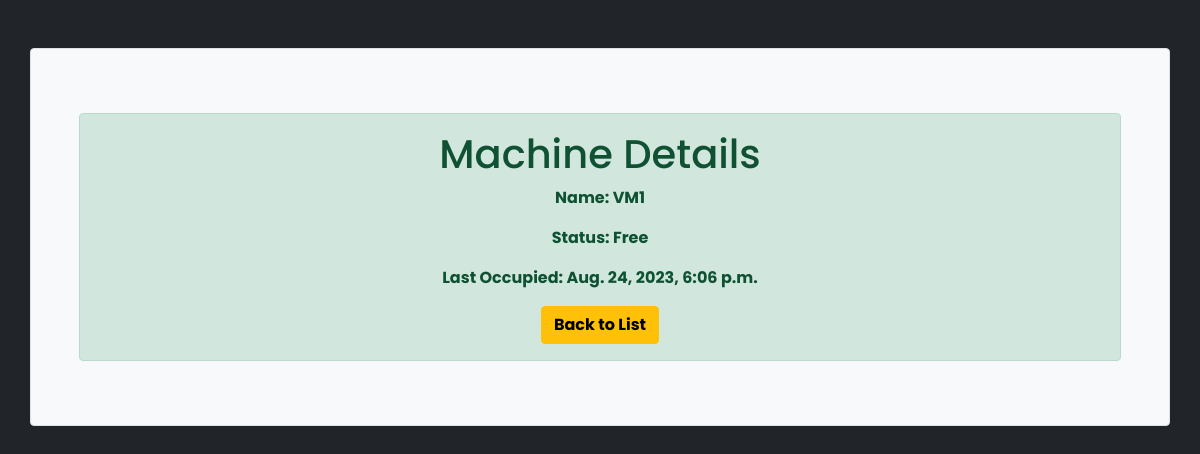
/1/ (signed in), run on an earlier commit of the app's database.
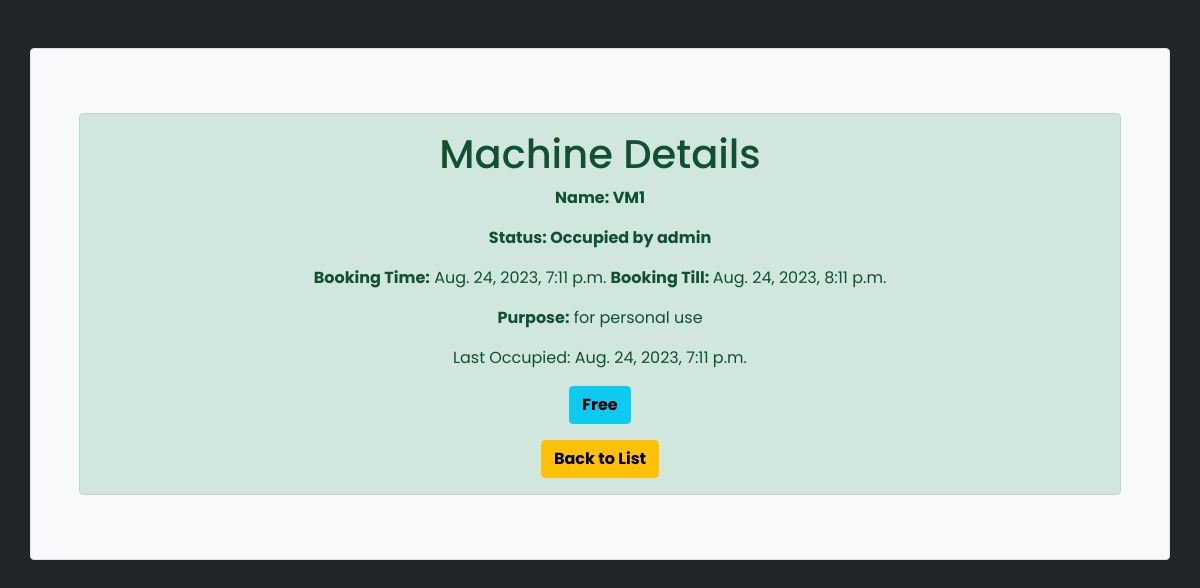
And on a later commit of the database.
### machines/models.py (models this page shows, shortened)
class Machine(models.Model):
    name = models.CharField(max_length=100)
    discription = models.TextField(null=True, max_length=500)
    user = models.ForeignKey(User, on_delete=models.SET_NULL, null=True, blank=True)
    start_time = models.DateTimeField(null=True, blank=True)
    end_time = models.DateTimeField(null=True, blank=True)
    timestamp = models.DateTimeField(auto_now=True)
    status = models.BooleanField(default=True)  # True for free, False for occupied
    purpose = models.TextField(blank=True)

### machines/views.py (the view)
# urls.py: path('<int:machine_id>/', views.machine_detail, name='machine_detail'),
@login_required
def machine_detail(request, machine_id):
    machine = get_object_or_404(Machine, pk=machine_id)
    user_can_free = request.user.is_authenticated
    user_active_booking = None
    if user_can_free:
        user_active_booking = Booking.objects.filter(machine=machine, user=request.user, end_time__gte=timezone.now()).first()
    context = {
        'machine': machine,
        'user_can_free': user_can_free,
        'user_has_active_booking': user_active_booking is not None,
        'user_active_booking': user_active_booking,
    }
    return render(request, 'machines/machine_detail.html', context)

### machines/templates/machines/machine_detail.html (shortened to what this page needs)
<html>
<head>
     <link href="https://cdn.jsdelivr.net/npm/bootstrap@5.0.2/dist/css/bootstrap.min.css" rel="stylesheet"
>
    <link rel="stylesheet" href="https://cdnjs.cloudflare.com/ajax/libs/font-awesome/6.4.2/css/all.min.css" />
</head>
<body class="bg-dark">
<div class="container mt-5 p-5 border rounded bg-light">
     <div class="mb-3 mt-3">
          <div class="alert alert-success text-center mb-3 ">
              {% block content %}
<h1>Machine Details</h1>
<p><b>Name: {{ machine.name }}</b></p>
<p><b>Status: {% if machine.status %} Free {% else %} </b><b>Occupied by </b> <b>{{ machine.user }}</b> {% endif %}</p>
{% if machine.status == False %}
    <p><b>Booking Time:</b> {{ machine.start_time }} <b>Booking Till: </b> {{ machine.end_time}} </p>
    <p><b>Purpose:</b> {{machine.purpose}}</p>
{% endif %}
<p>Last Occupied: {{ machine.timestamp }}</p>
{% if machine.status == False %}
    {% if user_can_free %}
        <p><a href="{% url 'unbook_machine' machine.id %}" class="btn btn-info"><b>Free</b></a></p>
    {% endif %}
{% endif %}
<a href="{% url 'machine_list' %}" class="btn btn-warning"><b>Back to List<b></b></a>
{% endblock %}
     </div>
     </div>
</div>
</body>
</html>

### machines/templates/machines/machine_detail.html (style rules this page uses)
* { font-family: 'Poppins', sans-serif; }

What changed in the data, as far as the page shows it:
changed Machine "VM1": status True → False (drawn); user (not shown) → "admin"; start_time (not shown) → "Aug. 24, 2023, 7:11 p.m."; end_time (not shown) → "Aug. 24, 2023, 8:11 p.m."; purpose (not shown) → "for personal use"; timestamp "Aug. 24, 2023, 6:06 p.m." → "Aug. 24, 2023, 7:11 p.m."
Also different on the page:
text now shown: "Occupied by Booking Time: Booking Till: Purpose:"
